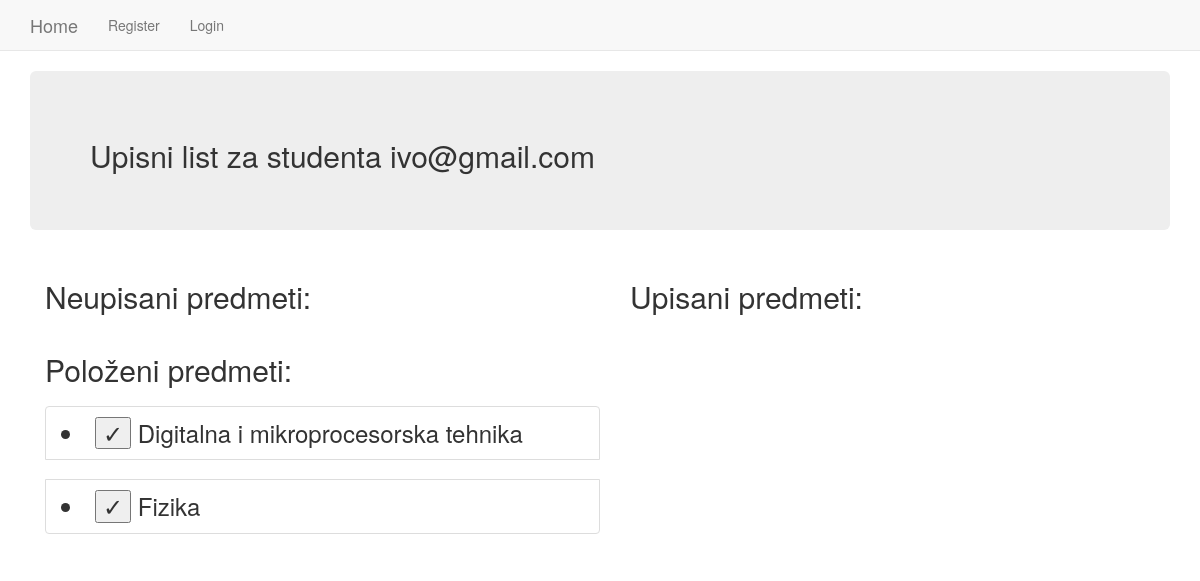
/vjezba8app/student/13/, run on the app's committed database.
### vjezba8app/models.py (models this page shows, shortened)
class Korisnik(models.Model):
    user = models.OneToOneField(User, on_delete=models.CASCADE)
    email = models.CharField(max_length=64)
    ROLE_ENUM = (('mentor', 'mentor'), ('student', 'student'))
    role = models.CharField(max_length=50, choices=ROLE_ENUM)
    STATUS_ENUM = (('none', 'none'), ('redovni', 'redovni'), ('izvanredni', 'izvanredni'))
    status = models.CharField(max_length=50, choices=STATUS_ENUM)

class Upisi(models.Model):
    student_id = models.ForeignKey(User, on_delete=models.CASCADE)
    predmet_id = models.ForeignKey(Predmet, on_delete=models.CASCADE)
    status = models.CharField(max_length=64)

class Predmet(models.Model):
    ime = models.CharField(max_length=255)
    kod = models.CharField(max_length=16)
    program = models.TextField()
    bodovi = models.IntegerField()
    sem_redovni = models.IntegerField()
    sem_izvanredni = models.IntegerField()
    IZBORNI_ENUM = (('da', 'da'), ('ne', 'ne'))
    izborni = models.CharField(max_length=50, choices=IZBORNI_ENUM)

### vjezba8app/views.py (the view)
# urls.py: url(r'^student/(?P<pk>\d+)/$', views.KorisnikDetailView.as_view(), name="detail"),
class KorisnikDetailView(DetailView):
    context_object_name = "korisnik_detail"
    model = Korisnik
    template_name = 'vjezba8app/korisnik_detail.html'
    def get_context_data(self, **kwargs):
        context = super(KorisnikDetailView,self).get_context_data(**kwargs)
        context['predmeti'] = Predmet.objects.all()
        k_id = self.object.user.id
        context['upisi'] = filtriraj(k_id)
        print("----------------- ", k_id, " -------------------")
        return context

### vjezba8app/views.py (called while the page is built)
def filtriraj(k_id):
    svi_upisi = Upisi.objects.filter(student_id=k_id)
    return svi_upisi

### vjezba8app/templates/vjezba8app/korisnik_detail.html (shortened to what this page needs)
{% extends "vjezba8app/vjezba8app_base.html" %}
{% block body_block %}
<div class="jumbotron">
  <h2>Upisni list za studenta {{korisnik_detail.email}}</h2>
</div>
{% if request.user.is_staff %}
<div class="container">
  <div class="row">
    <div class="col-xs-6">
      <h2>Neupisani predmeti: </h2>
      <div class="list-group">
        {% for predmet in predmeti %}
          {% if upisi|length == 0 %}
            <h3 class="list-group-item"><li><button><a href="{% url 'upis_predmeta' predmet_id=predmet.pk student_id=korisnik_detail.pk %}">+</a></button> {{ predmet.ime }}</li></h3>
          {% endif %}
          {% for upis in upisi %}
            {% if upis.student_id.username == korisnik_detail.user.username %}
              {% if upis.predmet_id.ime != predmet.ime %}
                <h3 class="list-group-item"><li><button><a href="{% url 'upis_predmeta' predmet_id=predmet.pk student_id=korisnik_detail.pk %}">+</a></button> {{ predmet.ime }}</li></h3>
              {% endif %}
            {% endif %}
          {% endfor %}
        {% endfor %}
      </div>
    </div>
    <div class="col-xs-6">
      <h2>Upisani predmeti:</h2>
      <div class="list-group">
        {% for upis in upisi %}
          {% if upis.student_id.username == korisnik_detail.user.username and upis.status != "passed" %}
            <h3 class="list-group-item">
              <li>
                <button><a href="{% url 'polaganje_predmeta' predmet_id=upis.predmet_id.pk student_id=korisnik_detail.pk %}">✓</a></button> <button><a href="{% url 'brisanje_predmeta' predmet_id=upis.predmet_id.pk student_id=korisnik_detail.pk %}">X</a></button> {{ upis.predmet_id.ime }}
              </li>
            </h3>
          {% endif %}
        {% endfor %}
      </div>
    </div>
    <div class="col-xs-6">
      <h2>Položeni predmeti:</h2>
      <div class="list-group">
        {% for upis in upisi %}
          {% if upis.status == "passed" %}
            <h3 class="list-group-item">
              <li>
                <button>✓</button> {{ upis.predmet_id.ime }}
              </li>
            </h3>
          {% endif %}
        {% endfor %}
      </div>
    </div>
  </div>
</div>
{% else %}
<div class="container">
  <div class="row">
    <div class="col-xs-6">
      <h2>Neupisani predmeti: </h2>
    </div>
    <div class="col-xs-6">
      <h2>Upisani predmeti:</h2>
    </div>
    <div class="col-xs-6">
      <h2>Položeni predmeti:</h2>
      <div class="list-group">
        {% for upis in upisi %}
          {% if upis.status == "passed" %}
            <h3 class="list-group-item">
              <li>
                <button>✓</button> {{ upis.predmet_id.ime }}
              </li>
            </h3>
          {% endif %}
        {% endfor %}
      </div>
    </div>
  </div>
</div>
{% endif %}
{% endblock %}

### data on the page
Korisnik: email "ivo@gmail.com"
Upisi: predmet_id.ime "Digitalna i mikroprocesorska tehnika"
Upisi: predmet_id.ime "Fizika"
